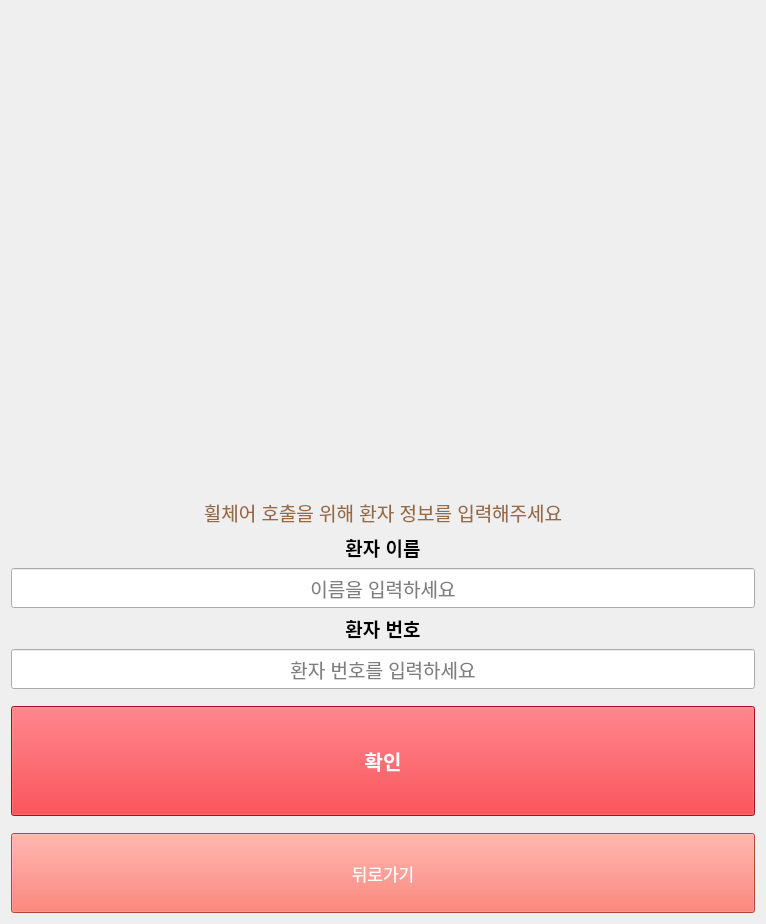
<?xml version="1.0" encoding="UTF-8"?>
<ui version="4.0">
 <class>kiosk_login</class>
 <widget class="QWidget" name="kiosk_login">
  <property name="geometry">
   <rect>
    <x>0</x>
    <y>0</y>
    <width>766</width>
    <height>924</height>
   </rect>
  </property>
  <property name="windowTitle">
   <string>환자 인증</string>
  </property>
  <layout class="QVBoxLayout" name="mainLayout">
   <item>
    <widget class="QLabel" name="label">
     <property name="minimumSize">
      <size>
       <width>0</width>
       <height>480</height>
      </size>
     </property>
     <property name="maximumSize">
      <size>
       <width>16777215</width>
       <height>480</height>
      </size>
     </property>
     <property name="text">
      <string/>
     </property>
     <property name="pixmap">
      <pixmap>icons/HJK_2.png</pixmap>
     </property>
    </widget>
   </item>
   <item>
    <spacer>
     <property name="orientation">
      <enum>Qt::Vertical</enum>
     </property>
     <property name="sizeHint" stdset="0">
      <size>
       <width>20</width>
       <height>30</height>
      </size>
     </property>
    </spacer>
   </item>
   <item>
    <widget class="QLabel" name="label_desc">
     <property name="font">
      <font>
       <pointsize>14</pointsize>
      </font>
     </property>
     <property name="styleSheet">
      <string notr="true">color: rgb(152, 106, 68);</string>
     </property>
     <property name="text">
      <string>휠체어 호출을 위해 환자 정보를 입력해주세요</string>
     </property>
     <property name="alignment">
      <set>Qt::AlignCenter</set>
     </property>
    </widget>
   </item>
   <item>
    <spacer>
     <property name="orientation">
      <enum>Qt::Vertical</enum>
     </property>
     <property name="sizeHint" stdset="0">
      <size>
       <width>20</width>
       <height>30</height>
      </size>
     </property>
    </spacer>
   </item>
   <item>
    <widget class="QLabel" name="label_name">
     <property name="font">
      <font>
       <pointsize>14</pointsize>
       <bold>true</bold>
      </font>
     </property>
     <property name="text">
      <string>환자 이름</string>
     </property>
     <property name="alignment">
      <set>Qt::AlignCenter</set>
     </property>
    </widget>
   </item>
   <item>
    <widget class="QLineEdit" name="edit_name">
     <property name="minimumSize">
      <size>
       <width>0</width>
       <height>40</height>
      </size>
     </property>
     <property name="font">
      <font>
       <pointsize>14</pointsize>
      </font>
     </property>
     <property name="alignment">
      <set>Qt::AlignCenter</set>
     </property>
     <property name="placeholderText">
      <string>이름을 입력하세요</string>
     </property>
    </widget>
   </item>
   <item>
    <spacer>
     <property name="orientation">
      <enum>Qt::Vertical</enum>
     </property>
     <property name="sizeHint" stdset="0">
      <size>
       <width>20</width>
       <height>20</height>
      </size>
     </property>
    </spacer>
   </item>
   <item>
    <widget class="QLabel" name="label_id">
     <property name="font">
      <font>
       <pointsize>14</pointsize>
       <bold>true</bold>
      </font>
     </property>
     <property name="text">
      <string>환자 번호</string>
     </property>
     <property name="alignment">
      <set>Qt::AlignCenter</set>
     </property>
    </widget>
   </item>
   <item>
    <widget class="QLineEdit" name="edit_id">
     <property name="minimumSize">
      <size>
       <width>0</width>
       <height>40</height>
      </size>
     </property>
     <property name="font">
      <font>
       <pointsize>14</pointsize>
      </font>
     </property>
     <property name="alignment">
      <set>Qt::AlignCenter</set>
     </property>
     <property name="placeholderText">
      <string>환자 번호를 입력하세요</string>
     </property>
    </widget>
   </item>
   <item>
    <spacer>
     <property name="orientation">
      <enum>Qt::Vertical</enum>
     </property>
     <property name="sizeHint" stdset="0">
      <size>
       <width>20</width>
       <height>40</height>
      </size>
     </property>
    </spacer>
   </item>
   <item>
    <spacer>
     <property name="orientation">
      <enum>Qt::Vertical</enum>
     </property>
     <property name="sizeHint" stdset="0">
      <size>
       <width>0</width>
       <height>0</height>
      </size>
     </property>
    </spacer>
   </item>
   <item>
    <widget class="QPushButton" name="btn_login">
     <property name="minimumSize">
      <size>
       <width>0</width>
       <height>110</height>
      </size>
     </property>
     <property name="palette">
      <palette>
       <active>
        <colorrole role="WindowText">
         <brush brushstyle="SolidPattern">
          <color alpha="255">
           <red>255</red>
           <green>255</green>
           <blue>255</blue>
          </color>
         </brush>
        </colorrole>
        <colorrole role="Button">
         <brush brushstyle="SolidPattern">
          <color alpha="255">
           <red>224</red>
           <green>27</green>
           <blue>36</blue>
          </color>
         </brush>
        </colorrole>
        <colorrole role="Text">
         <brush brushstyle="SolidPattern">
          <color alpha="255">
           <red>255</red>
           <green>255</green>
           <blue>255</blue>
          </color>
         </brush>
        </colorrole>
        <colorrole role="ButtonText">
         <brush brushstyle="SolidPattern">
          <color alpha="255">
           <red>255</red>
           <green>255</green>
           <blue>255</blue>
          </color>
         </brush>
        </colorrole>
        <colorrole role="Base">
         <brush brushstyle="SolidPattern">
          <color alpha="255">
           <red>224</red>
           <green>27</green>
           <blue>36</blue>
          </color>
         </brush>
        </colorrole>
        <colorrole role="Window">
         <brush brushstyle="SolidPattern">
          <color alpha="255">
           <red>224</red>
           <green>27</green>
           <blue>36</blue>
          </color>
         </brush>
        </colorrole>
        <colorrole role="PlaceholderText">
         <brush brushstyle="SolidPattern">
          <color alpha="128">
           <red>255</red>
           <green>255</green>
           <blue>255</blue>
          </color>
         </brush>
        </colorrole>
       </active>
       <inactive>
        <colorrole role="WindowText">
         <brush brushstyle="SolidPattern">
          <color alpha="255">
           <red>255</red>
           <green>255</green>
           <blue>255</blue>
          </color>
         </brush>
        </colorrole>
        <colorrole role="Button">
         <brush brushstyle="SolidPattern">
          <color alpha="255">
           <red>224</red>
           <green>27</green>
           <blue>36</blue>
          </color>
         </brush>
        </colorrole>
        <colorrole role="Text">
         <brush brushstyle="SolidPattern">
          <color alpha="255">
           <red>255</red>
           <green>255</green>
           <blue>255</blue>
          </color>
         </brush>
        </colorrole>
        <colorrole role="ButtonText">
         <brush brushstyle="SolidPattern">
          <color alpha="255">
           <red>255</red>
           <green>255</green>
           <blue>255</blue>
          </color>
         </brush>
        </colorrole>
        <colorrole role="Base">
         <brush brushstyle="SolidPattern">
          <color alpha="255">
           <red>224</red>
           <green>27</green>
           <blue>36</blue>
          </color>
         </brush>
        </colorrole>
        <colorrole role="Window">
         <brush brushstyle="SolidPattern">
          <color alpha="255">
           <red>224</red>
           <green>27</green>
           <blue>36</blue>
          </color>
         </brush>
        </colorrole>
        <colorrole role="PlaceholderText">
         <brush brushstyle="SolidPattern">
          <color alpha="128">
           <red>255</red>
           <green>255</green>
           <blue>255</blue>
          </color>
         </brush>
        </colorrole>
       </inactive>
       <disabled>
        <colorrole role="WindowText">
         <brush brushstyle="SolidPattern">
          <color alpha="255">
           <red>255</red>
           <green>255</green>
           <blue>255</blue>
          </color>
         </brush>
        </colorrole>
        <colorrole role="Button">
         <brush brushstyle="SolidPattern">
          <color alpha="255">
           <red>224</red>
           <green>27</green>
           <blue>36</blue>
          </color>
         </brush>
        </colorrole>
        <colorrole role="Text">
         <brush brushstyle="SolidPattern">
          <color alpha="255">
           <red>255</red>
           <green>255</green>
           <blue>255</blue>
          </color>
         </brush>
        </colorrole>
        <colorrole role="ButtonText">
         <brush brushstyle="SolidPattern">
          <color alpha="255">
           <red>255</red>
           <green>255</green>
           <blue>255</blue>
          </color>
         </brush>
        </colorrole>
        <colorrole role="Base">
         <brush brushstyle="SolidPattern">
          <color alpha="255">
           <red>224</red>
           <green>27</green>
           <blue>36</blue>
          </color>
         </brush>
        </colorrole>
        <colorrole role="Window">
         <brush brushstyle="SolidPattern">
          <color alpha="255">
           <red>224</red>
           <green>27</green>
           <blue>36</blue>
          </color>
         </brush>
        </colorrole>
        <colorrole role="PlaceholderText">
         <brush brushstyle="SolidPattern">
          <color alpha="128">
           <red>255</red>
           <green>255</green>
           <blue>255</blue>
          </color>
         </brush>
        </colorrole>
       </disabled>
      </palette>
     </property>
     <property name="font">
      <font>
       <pointsize>15</pointsize>
       <bold>true</bold>
      </font>
     </property>
     <property name="cursor">
      <cursorShape>OpenHandCursor</cursorShape>
     </property>
     <property name="styleSheet">
      <string notr="true">color: rgb(255, 255, 255);
background-color: rgb(224, 27, 36);</string>
     </property>
     <property name="text">
      <string>확인</string>
     </property>
    </widget>
   </item>
   <item>
    <spacer name="verticalSpacer">
     <property name="orientation">
      <enum>Qt::Vertical</enum>
     </property>
     <property name="sizeHint" stdset="0">
      <size>
       <width>20</width>
       <height>40</height>
      </size>
     </property>
    </spacer>
   </item>
   <item>
    <widget class="QPushButton" name="btn_back">
     <property name="minimumSize">
      <size>
       <width>0</width>
       <height>80</height>
      </size>
     </property>
     <property name="palette">
      <palette>
       <active>
        <colorrole role="WindowText">
         <brush brushstyle="SolidPattern">
          <color alpha="255">
           <red>255</red>
           <green>255</green>
           <blue>255</blue>
          </color>
         </brush>
        </colorrole>
        <colorrole role="Button">
         <brush brushstyle="SolidPattern">
          <color alpha="255">
           <red>246</red>
           <green>97</green>
           <blue>81</blue>
          </color>
         </brush>
        </colorrole>
        <colorrole role="Text">
         <brush brushstyle="SolidPattern">
          <color alpha="255">
           <red>255</red>
           <green>255</green>
           <blue>255</blue>
          </color>
         </brush>
        </colorrole>
        <colorrole role="ButtonText">
         <brush brushstyle="SolidPattern">
          <color alpha="255">
           <red>255</red>
           <green>255</green>
           <blue>255</blue>
          </color>
         </brush>
        </colorrole>
        <colorrole role="Base">
         <brush brushstyle="SolidPattern">
          <color alpha="255">
           <red>246</red>
           <green>97</green>
           <blue>81</blue>
          </color>
         </brush>
        </colorrole>
        <colorrole role="Window">
         <brush brushstyle="SolidPattern">
          <color alpha="255">
           <red>246</red>
           <green>97</green>
           <blue>81</blue>
          </color>
         </brush>
        </colorrole>
        <colorrole role="PlaceholderText">
         <brush brushstyle="SolidPattern">
          <color alpha="128">
           <red>255</red>
           <green>255</green>
           <blue>255</blue>
          </color>
         </brush>
        </colorrole>
       </active>
       <inactive>
        <colorrole role="WindowText">
         <brush brushstyle="SolidPattern">
          <color alpha="255">
           <red>255</red>
           <green>255</green>
           <blue>255</blue>
          </color>
         </brush>
        </colorrole>
        <colorrole role="Button">
         <brush brushstyle="SolidPattern">
          <color alpha="255">
           <red>246</red>
           <green>97</green>
           <blue>81</blue>
          </color>
         </brush>
        </colorrole>
        <colorrole role="Text">
         <brush brushstyle="SolidPattern">
          <color alpha="255">
           <red>255</red>
           <green>255</green>
           <blue>255</blue>
          </color>
         </brush>
        </colorrole>
        <colorrole role="ButtonText">
         <brush brushstyle="SolidPattern">
          <color alpha="255">
           <red>255</red>
           <green>255</green>
           <blue>255</blue>
          </color>
         </brush>
        </colorrole>
        <colorrole role="Base">
         <brush brushstyle="SolidPattern">
          <color alpha="255">
           <red>246</red>
           <green>97</green>
           <blue>81</blue>
          </color>
         </brush>
        </colorrole>
        <colorrole role="Window">
         <brush brushstyle="SolidPattern">
          <color alpha="255">
           <red>246</red>
           <green>97</green>
           <blue>81</blue>
          </color>
         </brush>
        </colorrole>
        <colorrole role="PlaceholderText">
         <brush brushstyle="SolidPattern">
          <color alpha="128">
           <red>255</red>
           <green>255</green>
           <blue>255</blue>
          </color>
         </brush>
        </colorrole>
       </inactive>
       <disabled>
        <colorrole role="WindowText">
         <brush brushstyle="SolidPattern">
          <color alpha="255">
           <red>255</red>
           <green>255</green>
           <blue>255</blue>
          </color>
         </brush>
        </colorrole>
        <colorrole role="Button">
         <brush brushstyle="SolidPattern">
          <color alpha="255">
           <red>246</red>
           <green>97</green>
           <blue>81</blue>
          </color>
         </brush>
        </colorrole>
        <colorrole role="Text">
         <brush brushstyle="SolidPattern">
          <color alpha="255">
           <red>255</red>
           <green>255</green>
           <blue>255</blue>
          </color>
         </brush>
        </colorrole>
        <colorrole role="ButtonText">
         <brush brushstyle="SolidPattern">
          <color alpha="255">
           <red>255</red>
           <green>255</green>
           <blue>255</blue>
          </color>
         </brush>
        </colorrole>
        <colorrole role="Base">
         <brush brushstyle="SolidPattern">
          <color alpha="255">
           <red>246</red>
           <green>97</green>
           <blue>81</blue>
          </color>
         </brush>
        </colorrole>
        <colorrole role="Window">
         <brush brushstyle="SolidPattern">
          <color alpha="255">
           <red>246</red>
           <green>97</green>
           <blue>81</blue>
          </color>
         </brush>
        </colorrole>
        <colorrole role="PlaceholderText">
         <brush brushstyle="SolidPattern">
          <color alpha="128">
           <red>255</red>
           <green>255</green>
           <blue>255</blue>
          </color>
         </brush>
        </colorrole>
       </disabled>
      </palette>
     </property>
     <property name="font">
      <font>
       <pointsize>13</pointsize>
      </font>
     </property>
     <property name="styleSheet">
      <string notr="true">color: rgb(255, 255, 255);
background-color: rgb(246, 97, 81);</string>
     </property>
     <property name="text">
      <string>뒤로가기</string>
     </property>
    </widget>
   </item>
  </layout>
 </widget>
 <resources/>
 <connections/>
</ui>
